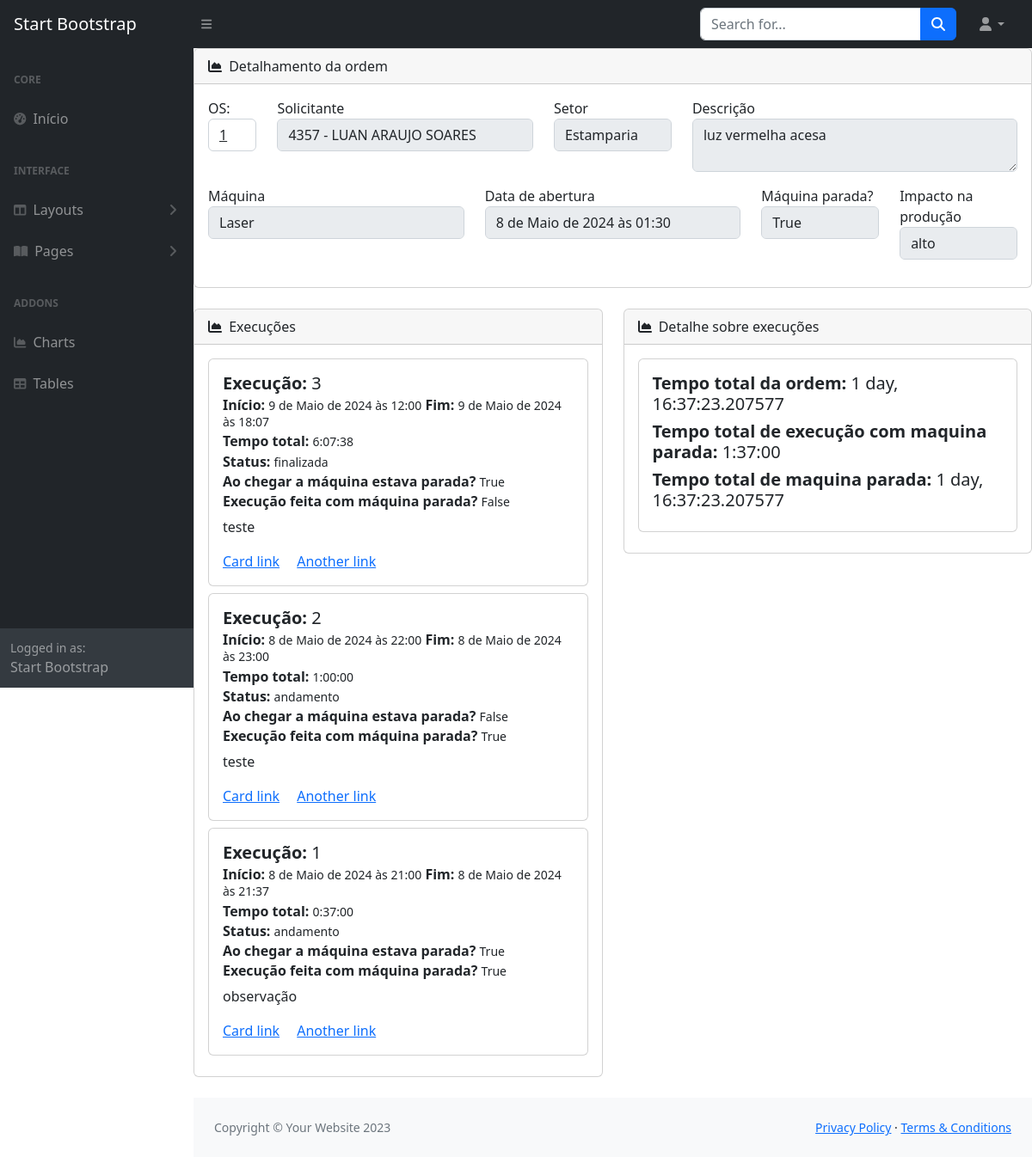
The page /home/show-ordem/1 on the database its author committed.
### abertura_ordem/models.py (models this page shows)
class Ordens(models.Model):
    OPCAO_IMPACTO_PRODUCAO = (
        ('alto', 'Alto'),
        ('baixo', 'Baixo'),
        ('medio', 'Médio'),
    )
    solicitante = models.ForeignKey(Solicitantes, related_name='ordens_solicitantes', on_delete=models.DO_NOTHING)
    setor = models.ForeignKey(Setor, related_name='ordens_setor' ,on_delete=models.DO_NOTHING)
    maquina = models.ForeignKey(Maquina, related_name='ordens_maquina' ,on_delete=models.DO_NOTHING)
    local_maquina = models.CharField(max_length=200, null=True)
    setor_maquina_solda = models.ForeignKey(MaquinaSolda, related_name='ordens_maquina_solda', on_delete=models.DO_NOTHING, null=True)
    descricao = models.CharField(max_length=200)
    impacto_producao = models.CharField(max_length=20, choices=OPCAO_IMPACTO_PRODUCAO)
    maquina_parada = models.BooleanField(default=False)
    data_hora_abertura = models.DateTimeField(auto_now_add=True)
    foto = models.ImageField(upload_to='photo/', null=True)
    video = models.ImageField(upload_to='video/', null=True)

class Solicitantes(models.Model):
    nome = models.CharField(max_length=100)
    matricula = models.CharField(max_length=200)
    setor = models.ForeignKey(Setor, related_name='solicitante_setor', on_delete=models.DO_NOTHING)
    ativo = models.BooleanField(default=True)
    def __str__(self):
        return f'{self.matricula} - {self.nome}'

class Setor(models.Model):
    nome = models.CharField(max_length=100)
    def __str__(self):
        return self.nome

class Maquina(models.Model):
    nome = models.CharField(max_length=100)
    codigo = models.CharField(primary_key=True, max_length=200)
    tombamento = models.CharField(max_length=200)
    apelido = models.CharField(max_length=200)
    descricao = models.CharField(max_length=200)
    setor = models.ForeignKey(Setor, related_name='maquina_setor', on_delete=models.DO_NOTHING)
    setor_maquina_solda = models.ForeignKey(MaquinaSolda, related_name='maquina_setor_solda', on_delete=models.DO_NOTHING, blank=True, null=True)
    def __str__(self):
        return self.nome

### gerenciador_ordens/models.py (models this page shows, shortened)
class Execucao(models.Model):
    TIPO_STATUS = (
        ('execucao', 'Em execução'),
        ('andamento', 'Em andamento'),
        ('finalizada', 'Finalizada'),
        ('aguardando', 'Aguardando material'),
    )
    id_ordem = models.ForeignKey(Ordens, related_name='execucao_id_ordem', on_delete=models.DO_NOTHING)
    n_execucao = models.IntegerField(blank=True, null=True)
    tipo_manutencao = models.ForeignKey(TipoManutencao, related_name='execucao_tipo_manutencao',on_delete=models.DO_NOTHING)
    area_manutencao = models.ForeignKey(AreaManutencao, related_name='execucao_area_manutencao',on_delete=models.DO_NOTHING)
    data_hora_inicio = models.DateTimeField()
    data_hora_fim = models.DateTimeField()
    operadores = models.ManyToManyField(Operador, related_name='execucao_operador')
    obs_manutencao = models.CharField(max_length=200, blank=True, null=True)
    status = models.CharField(max_length=20, choices=TIPO_STATUS)
    maquina_parada = models.BooleanField(default=False) #ao chegar a máquina estava parada?
    exec_maq_parada = models.BooleanField(default=False) #execução feita com máquina parada?
    class Meta:
        unique_together = ('id_ordem', 'n_execucao')

### gerenciador_ordens/views.py (the view)
# urls.py: path('show-ordem/<int:pk>', views.ordem_detalhe, name='detalhe-ordem'),
def ordem_detalhe(request, pk):
    ordem = get_object_or_404(Ordens, pk=pk)
    execucoes = Execucao.objects.filter(id_ordem_id=pk).order_by('-n_execucao')
    ultima_execucao = Execucao.objects.filter(id_ordem_id=pk).last()
    primeira_execucao = Execucao.objects.filter(id_ordem_id=pk).first()
    for execucao in execucoes:
        execucao.tempo_total = execucao.data_hora_fim - execucao.data_hora_inicio
    data_abertura_ordem = ordem.data_hora_abertura
    if ultima_execucao.status == 'finalizada':
        data_ultima_execucao = ultima_execucao.data_hora_fim
        tempo_total_ordem_aberta =  data_ultima_execucao - data_abertura_ordem
    else:
        tempo_total_ordem_aberta = timezone.now() - data_abertura_ordem
    tempo_total_exec_maq_parada = (
        Execucao.objects
        .filter(id_ordem_id=pk, exec_maq_parada=1)
        .annotate(diferenca_tempo=ExpressionWrapper(
            F('data_hora_fim') - F('data_hora_inicio'),
            output_field=DurationField()
        ))
        .aggregate(tempo_total=Sum('diferenca_tempo'))
    )
    if primeira_execucao.maquina_parada:
        tempo_total_maq_parada = ultima_execucao.data_hora_fim - data_abertura_ordem
    else:
        tempo_total_maq_parada = '00:00:00'
    return render(request, 'ordens/detail_ordem.html', {
        'ordem': ordem,
        'execucoes': execucoes,
        'ultima_execucao': ultima_execucao,
        'tempo_total_ordem_aberta': tempo_total_ordem_aberta,
        'tempo_total_exec_maq_parada': tempo_total_exec_maq_parada,
        'tempo_total_maq_parada': tempo_total_maq_parada
    })

### gerenciador_ordens/templates/ordens/detail_ordem.html (shortened to what this page needs)
{% extends 'core/base.html' %}
{% block content %}
<div class="row">
    <div class="col-xl-12">
        <div class="card mb-4">
            <div class="card-header">
                <div class="row align-items-center">
                    <div class="col">
                        <i class="fas fa-chart-area me-1"></i>
                        Detalhamento da ordem
                    </div>
                </div>
            </div>
            <div class="card-body">
                <div class="row mb-3">
                    <div class="col-sm-1">
                        <label for="solicitanteOrdem">OS:</label>
                        <a class="form-control" href="{% url 'executar-ordem' ordem.id %}">{{ordem.id}}</a>
                    </div>
                    <div class="col-sm-4">
                        <label for="solicitanteOrdem">Solicitante</label>
                        <input id="solicitanteOrdem" class="form-control" type="text" value="{{ ordem.solicitante }}" disabled>
                    </div>
                    <div class="col-sm-2">
                        <label for="solicitanteOrdem">Setor</label>
                        <input id="solicitanteOrdem" class="form-control" type="text" value="{{ ordem.setor }}" disabled>
                    </div>
                    <div class="col-sm-5">
                        <label for="solicitanteOrdem">Descrição</label>
                        <textarea class="form-control" name="solicitanteOrdem" id="solicitanteOrdem" disabled>{{ ordem.descricao }}</textarea>
                    </div>
                </div>
                <div class="row mb-3">
                    <div class="col-sm-4">
                        <label for="solicitanteOrdem">Máquina</label>
                        <input id="solicitanteOrdem" class="form-control" type="text" value="{{ ordem.maquina }}" disabled>
                    </div>
                    <div class="col-sm-4">
                        <label for="solicitanteOrdem">Data de abertura</label>
                        <input id="solicitanteOrdem" class="form-control" type="text" value="{{ ordem.data_hora_abertura }}" disabled>
                    </div>
                    <div class="col-sm-2">
                        <label for="solicitanteOrdem">Máquina parada?</label>
                        <input id="solicitanteOrdem" class="form-control" type="text" value="{{ ordem.maquina_parada }}" disabled>
                    </div>
                    <div class="col-sm-2">
                        <label for="solicitanteOrdem">Impacto na produção</label>
                        <input id="solicitanteOrdem" class="form-control" type="text" value="{{ ordem.impacto_producao }}" disabled>
                    </div>
                </div>
            </div>
        </div>
    </div>
</div>
<div class="row">
    <div class="col-xl-6">
        <div class="card mb-4">
            <div class="card-header">
                <div class="row align-items-center">
                    <div class="col">
                        <i class="fas fa-chart-area me-1"></i>
                        Execuções
                    </div>
                </div>
            </div>
            <div class="card-body">
                {% for ex in execucoes %}
                    <div class="card mb-2">
                        <div class="card-body">
                            <h5 class="card-title"><strong>Execução:</strong> {{ex.n_execucao}}</h5>
                            <h6 class="card-subtitle mb-2 text-body-secondary"><strong>Início:</strong> <small>{{ex.data_hora_inicio}}</small> <strong>Fim:</strong> <small>{{ex.data_hora_fim}}</small></h6>
                            <h6 class="card-subtitle mb-2 text-body-secondary"><strong>Tempo total:</strong> <small>{{ex.tempo_total}}</small></h6>
                            <h6 class="card-subtitle mb-2 text-body-secondary"><strong>Status:</strong> <small>{{ex.status}}</small></h6>
                            <h6 class="card-subtitle mb-2 text-body-secondary"><strong>Ao chegar a máquina estava parada?</strong> <small>{{ex.maquina_parada}}</small></h6>
                            <h6 class="card-subtitle mb-2 text-body-secondary"><strong>Execução feita com máquina parada?</strong> <small>{{ex.exec_maq_parada}}</small></h6>
                            <p class="card-text">{{ex.obs_manutencao}}</p>
                            <a href="#" class="card-link">Card link</a>
                            <a href="#" class="card-link">Another link</a>
                        </div>
                    </div>
                {% endfor %}
            </div>
        </div>
    </div>
    <div class="col-xl-6">
        <div class="card mb-4">
            <div class="card-header">
                <div class="row align-items-center">
                    <div class="col">
                        <i class="fas fa-chart-area me-1"></i>
                        Detalhe sobre execuções
                    </div>
                </div>
            </div>
            <div class="card-body">
                <div class="card mb-2">
                    <div class="card-body">
                        <h5 class="card-title"><strong>Tempo total da ordem:</strong> {{tempo_total_ordem_aberta}}</h5>
                        {% if tempo_total_exec_maq_parada.tempo_total %}
                        <h5 class="card-title"><strong>Tempo total de execução com maquina parada:</strong> {{tempo_total_exec_maq_parada.tempo_total}}</h5>
                        {% else %}
                        <h5 class="card-title"><strong>Tempo total de execução com maquina parada:</strong> 00:00:00</h5>
                        {% endif %}
                        <h5 class="card-title"><strong>Tempo total de maquina parada:</strong> {{tempo_total_maq_parada}}</h5>
                    </div>
                </div>
            </div>
        </div>
    </div>
</div>
{% endblock %}

### rows shown on the page
Ordens: id "1", solicitante "4357 - LUAN ARAUJO SOARES", setor "Estamparia", solicitanteOrdem "luz vermelha acesa", maquina "Laser", data_hora_abertura "8 de Maio de 2024 às 01:30", maquina_parada "True", impacto_producao "alto"
Execucao: n_execucao "3", data_hora_inicio "9 de Maio de 2024 às 12:00", data_hora_fim "9 de Maio de 2024 às 18:07", tempo_total "6:07:38", status "finalizada", maquina_parada "True", exec_maq_parada "False", obs_manutencao "teste"
Execucao: n_execucao "2", data_hora_inicio "8 de Maio de 2024 às 22:00", data_hora_fim "8 de Maio de 2024 às 23:00", tempo_total "1:00:00", status "andamento", maquina_parada "False", exec_maq_parada "True", obs_manutencao "teste"
Execucao: n_execucao "1", data_hora_inicio "8 de Maio de 2024 às 21:00", data_hora_fim "8 de Maio de 2024 às 21:37", tempo_total "0:37:00", status "andamento", maquina_parada "True", exec_maq_parada "True", obs_manutencao "observação"

### other values the page prints
{{ tempo_total_ordem_aberta }} "1 day, 16:37:23.207577"
{{ tempo_total_exec_maq_parada.tempo_total }} "1:37:00"
{{ tempo_total_maq_parada }} "1 day, 16:37:23.207577"
